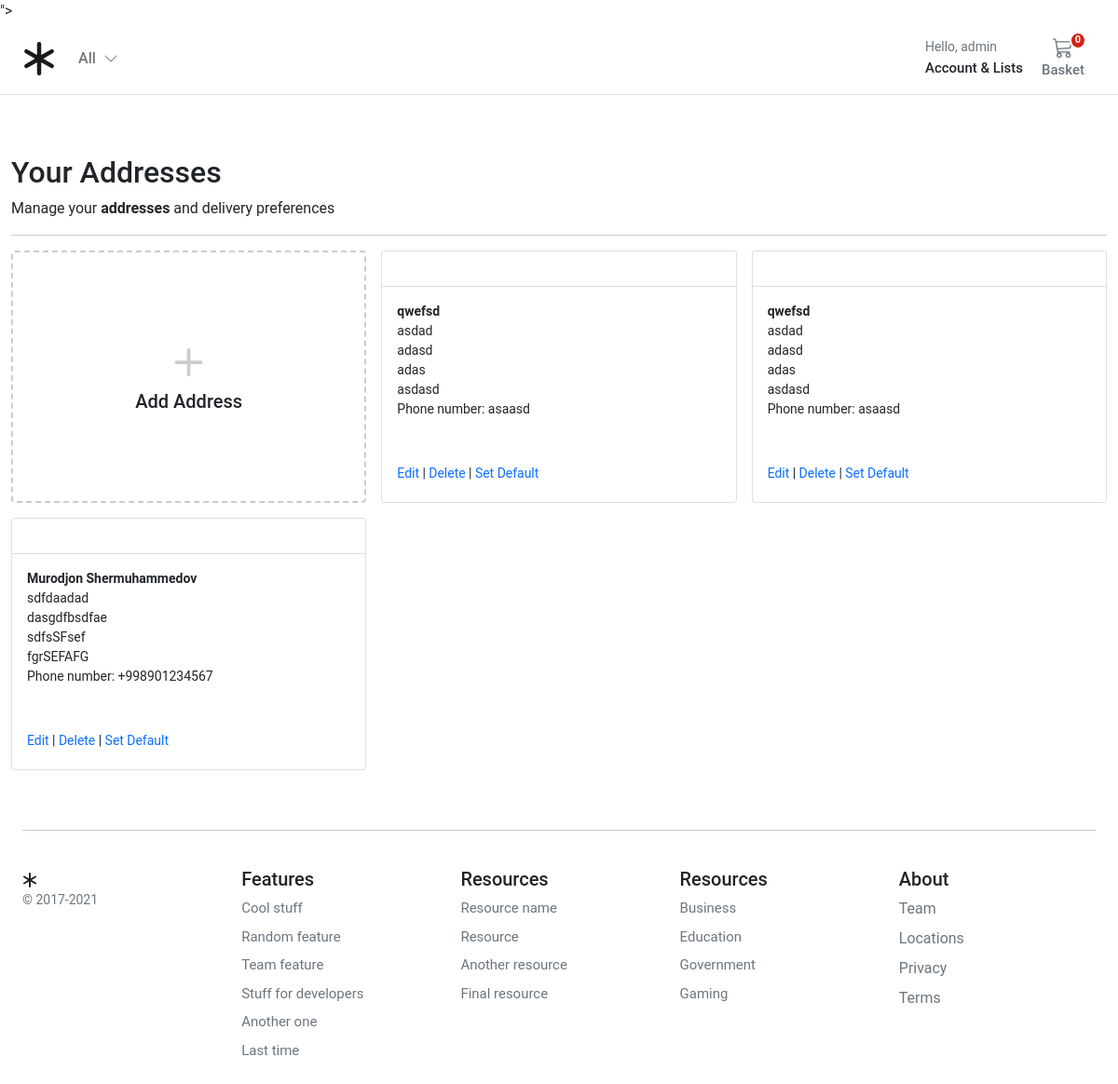
/account/addresses/ (signed in), run on the app's committed database.
### account/models.py (models this page shows, shortened)
class Customer(AbstractBaseUser, PermissionsMixin):
    email = models.EmailField(_('email address'), unique=True)
    name = models.CharField(max_length=150)
    mobile = models.CharField(max_length=150, blank=True)
    is_active = models.BooleanField(default=False)
    is_staff = models.BooleanField(default=False)
    created = models.DateTimeField(auto_now_add=True)
    updated = models.DateTimeField(auto_now=True)
    objects = CustomAccountManager()
    USERNAME_FIELD = 'email'
    REQUIRED_FIELDS = ['name']
    class Meta:
        verbose_name = "Accounts"
        verbose_name_plural = "Accounts"

class Address(models.Model):
    id = models.UUIDField(primary_key=True, default=uuid.uuid4, editable=False)
    customer = models.ForeignKey(Customer, verbose_name=_("Customer"), on_delete=models.CASCADE)
    full_name = models.CharField(_("Full Name"), max_length=150)
    phone = models.CharField(_("Phone Number"), max_length=50)
    postcode = models.CharField(_("Postcode"), max_length=50)
    address_line = models.CharField(_("Address Line 1"), max_length=255)
    address_line2 = models.CharField(_("Address Line 2"), max_length=255)
    town_city = models.CharField(_("Town/City/State"), max_length=150)
    delivery_instructions = models.CharField(_("Delivery Instructions"), max_length=255)
    created_at = models.DateTimeField(_("Created at"), auto_now_add=True)
    updated_at = models.DateTimeField(_("Updated at"), auto_now=True)
    default = models.BooleanField(_("Default"), default=False)
    class Meta:
        verbose_name = "Address"
        verbose_name_plural = "Addresses"

### account/views.py (the view)
# urls.py: path("addresses/", views.view_address, name="addresses"),
@login_required()
@login_required
def view_address(request):
    addresses = Address.objects.filter(customer=request.user)
    return render(request, "account/dashboard/addresses.html", {"addresses": addresses})

### basket/basket.py (called while the page is built)
    def __len__(self):
        return sum(item['qty'] for item in self.basket.values())

### basket/context_processors.py (called while the page is built)
def basket(request):
    return {'basket' : Basket(request)}

### store/context_processors.py (called while the page is built)
def categories(request):
    return {
        'categories': Category.objects.filter(level=0)
    }

### templates/account/dashboard/addresses.html (shortened to what this page needs)
{% extends "../sub_base.html" %}
{% block sub_content %}
<h1 class="h2">Your Addresses</h1>
<div>Manage your <b>addresses</b> and delivery preferences</div>
<hr />
<div class="container px-0">
  <div class="row row-cols-1 row-cols-sm-2 row-cols-md-3 g-3">
    <div class="col">
      <a href="{% url 'account:add_address' %}" class="text-reset text-decoration-none" role="button"
        style="max-width: 540px;">
        <div class="card mb-3 h-100" style="border: dashed 2px #ccc;">
          <div class="row g-0 h-100">
            <div class="col-12" style="min-height:100px">
              <div class="card-body text-center position-absolute top-50 start-50 translate-middle">
                <svg style="color:#ccc;" xmlns="http://www.w3.org/2000/svg" width="60" height="60" fill="currentColor"
                  class="bi bi-plus" viewBox="0 0 16 16">
                  <path
                    d="M8 4a.5.5 0 0 1 .5.5v3h3a.5.5 0 0 1 0 1h-3v3a.5.5 0 0 1-1 0v-3h-3a.5.5 0 0 1 0-1h3v-3A.5.5 0 0 1 8 4z" />
                </svg>
                <h1 class="h5">Add Address</h1>
              </div>
            </div>
          </div>
        </div>
      </a>
    </div>
    {% for address in addresses %}
    <div class="col">
      <div class="card pb-3">
        <div class="card-header bg-white small text-muted">
        </div>
        <div class="card-body small pb-1">
          <p class="card-text m-0 fw-bold">{{address.full_name}}</p>
          <p class="card-text m-0">{{address.address_line}}</p>
          <p class="card-text m-0">{{address.address_line2}}</p>
          <p class="card-text m-0">{{address.town_city}}</p>
          <p class="card-text m-0">{{address.postcode}}</p>
          <p class="card-text m-0">Phone number: {{address.phone}}</p>
          <div class="pt-5">
            <a href="{% url 'account:edit_address' address.id %}" class="text-decoration-none">Edit</a>
            |
            <a href="{% url 'account:delete_address' address.id %}" class="text-decoration-none">Delete</a>
            {% if not address.default %}
            | <a href="{% url 'account:set_default' address.id %}" class="text-decoration-none">Set Default</a>
            {% endif %}
          </div>
        </div>
      </div>
    </div>
    {% endfor %}
  </div >
</div>
{% endblock %}

### templates/base.html (shortened to what this page needs)
{% load static %}
<!DOCTYPE html>
<html>
<head>
  <link href="https://cdn.jsdelivr.net/npm/bootstrap@5.0.0-beta1/dist/css/bootstrap.min.css" rel="stylesheet"
>
  <link rel="stylesheet" href="{% static 'core/css/base.css' %}">
  <link rel="stylesheet" href="{% block stylesheet %}{% endblock %}">
</head>
<body>
  <header class="pb-3">
    <nav class="navbar navbar-expand-md navbar-light bg-white border-bottom">
      <div class="container-fluid px-md-4">
        <div class="d-flex w-100 navbar-collapse">
          <a class="navbar-brand d-flex-inline" href="/">
          </a>
          <ul class="navbar-nav me-auto mb-2 mb-md-0">
            <li class="nav-item dropdown">
              <a class="nav-link dropdown-toggle d-none d-md-block fw500" href="#" id="navbarDropdown" role="button"
                data-bs-toggle="dropdown" aria-expanded="false">
                All
                <i class="ps-1"><svg xmlns="http://www.w3.org/2000/svg" width="16" height="16" fill="currentColor"
                    class="bi bi-chevron-down" viewBox="0 0 16 16">
                    <path fill-rule="evenodd"
                      d="M1.646 4.646a.5.5 0 0 1 .708 0L8 10.293l5.646-5.647a.5.5 0 0 1 .708.708l-6 6a.5.5 0 0 1-.708 0l-6-6a.5.5 0 0 1 0-.708z" />
                  </svg></i>
              </a>
            </li>
          </ul>
          <div>
            <div class="collapse navbar-collapse" id="navbarSupportedContent2">
              <ul class="navbar-nav me-auto mb-2 mb-lg-0">
                <li class="nav-item dropdown">
                  <a class="nav-link dropdown-toggle text-reset" href="#" id="navbarDropdown" role="button"
                    data-bs-toggle="dropdown" aria-expanded="false">
                    <div class="small text-muted">Hello,
                      {% if user.is_authenticated %}
                        {{ request.user.name }}
                      {% else %}
                      Login
                      {% endif %}
                    </div>
                    <span class="fs15 fw500">Account &amp; Lists
                    </span>
                  </a>
                </li>
              </ul>
            </div>
          </div>
          <a type="button" role="button" href="{% url "basket:basket_summary" %}"
            class="btn btn-outline-secondary border-0 basket-btn">
            {% with total_qty=basket|length %}
            <div id="basket-qty" class="basket-qty">
              {% if total_qty > 0 %}
              {{ total_qty }}
              {% else %}
              0
              {% endif %}
            </div>
            {% endwith %}
            <div>
            </div>
            <span class="fs15 fw500">Basket</span>
          </a>
        </div>
      </div>
    </nav>
  </header>
  <main class="pt-5">
    <div id="content">{% block content %} {% endblock %}</div>
  </main>
  <footer class="container py-5 footer">
    <hr>
    <div class="row pt-4">
      <div class="col-12 col-md">
        <small class="d-block mb-3 text-muted">&copy; 2017-2021</small>
      </div>
      <div class="col-6 col-md fs15">
        <h5>Features</h5>
        <ul class="list-unstyled">
          <li><a class="link-secondary text-decoration-none" href="#">Cool stuff</a></li>
          <li><a class="link-secondary text-decoration-none" href="#">Random feature</a></li>
          <li><a class="link-secondary text-decoration-none" href="#">Team feature</a></li>
          <li><a class="link-secondary text-decoration-none" href="#">Stuff for developers</a></li>
          <li><a class="link-secondary text-decoration-none" href="#">Another one</a></li>
          <li><a class="link-secondary text-decoration-none" href="#">Last time</a></li>
        </ul>
      </div>
      <div class="col-6 col-md fs15">
        <h5>Resources</h5>
        <ul class="list-unstyled">
          <li><a class="link-secondary text-decoration-none" href="#">Resource name</a></li>
          <li><a class="link-secondary text-decoration-none" href="#">Resource</a></li>
          <li><a class="link-secondary text-decoration-none" href="#">Another resource</a></li>
          <li><a class="link-secondary text-decoration-none" href="#">Final resource</a></li>
        </ul>
      </div>
      <div class="col-6 col-md fs15">
        <h5>Resources</h5>
        <ul class="list-unstyled">
          <li><a class="link-secondary text-decoration-none" href="#">Business</a></li>
          <li><a class="link-secondary text-decoration-none" href="#">Education</a></li>
          <li><a class="link-secondary text-decoration-none" href="#">Government</a></li>
          <li><a class="link-secondary text-decoration-none" href="#">Gaming</a></li>
        </ul>
      </div>
      <div class="col-6 col-md">
        <h5>About</h5>
        <ul class="list-unstyled">
          <li><a class="link-secondary text-decoration-none" href="#">Team</a></li>
          <li><a class="link-secondary text-decoration-none" href="#">Locations</a></li>
          <li><a class="link-secondary text-decoration-none" href="#">Privacy</a></li>
          <li><a class="link-secondary text-decoration-none" href="#">Terms</a></li>
        </ul>
      </div>
    </div>
  </footer>
</body>
</html>

### static/core/css/base.css (style rules this page uses)
@media (min-width: 1000px) { .container { max-width: 1000px; } }
@media (max-width: 1200px) { .container { max-width: 100%; padding:0 24px; } }
.dropdown-toggle::after { display: none; }
html, body, p, div { letter-spacing: -0.02px; font-family: 'Roboto', sans-serif; }
.fs15 { font-size: 0.9375rem; }
.fw500 { font-weight: 500; }
.basket-qty { color: #fff; background: #d42114; border: 2px solid #fff; border-radius: 50%; text-align: center; font-size: 11px; height: 15px; width: 14px; position: absolute; box-sizing: content-box; font-weight: 600; display: flex; justify-content: center; align-items: center; top: 1px; right: 10px; }
.basket-btn { position: relative; }
.footer > div > div > ul > li { padding-bottom:8px; }

### static/basket/css/basket.css (style rules this page uses)
.basket-qty { color: #fff; background: #d42114; border: 2px solid #fff; border-radius: 50%; text-align: center; font-size: 11px; height: 15px; width: 14px; position: absolute; box-sizing: content-box; font-weight: 600; display: flex; justify-content: center; align-items: center; top: 1px; right: 10px; }
.basket-btn { position: relative; }

### data on the page
Customer: user.name "admin"
Address: full_name "qwefsd", address_line "asdad", address_line2 "adasd", town_city "adas", postcode "asdasd", phone "asaasd", default "Set Default"
Address: full_name "qwefsd", address_line "asdad", address_line2 "adasd", town_city "adas", postcode "asdasd", phone "asaasd", default "Set Default"
Address: full_name "Murodjon Shermuhammedov", address_line "sdfdaadad", address_line2 "dasgdfbsdfae", town_city "sdfsSFsef", postcode "fgrSEFAFG", phone "+998901234567", default "Set Default"
